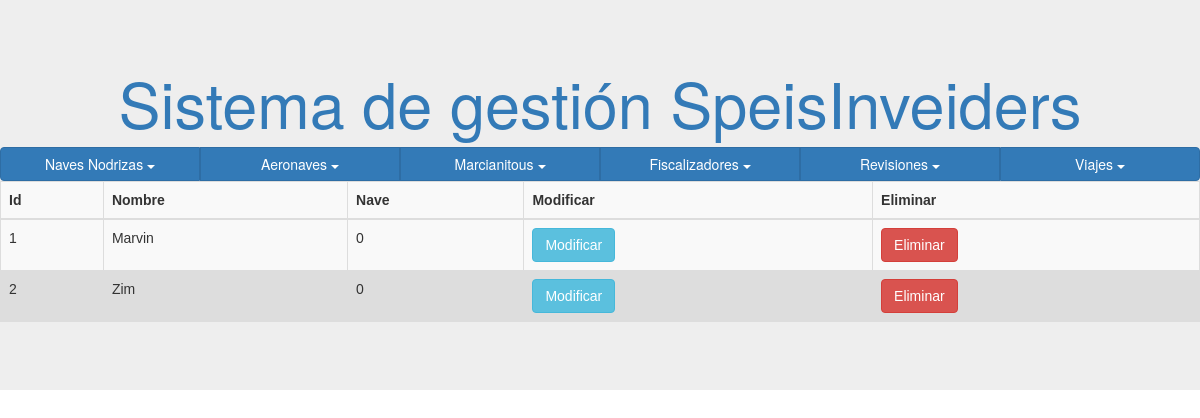
/lmar.php, run on an earlier commit of the app's database.
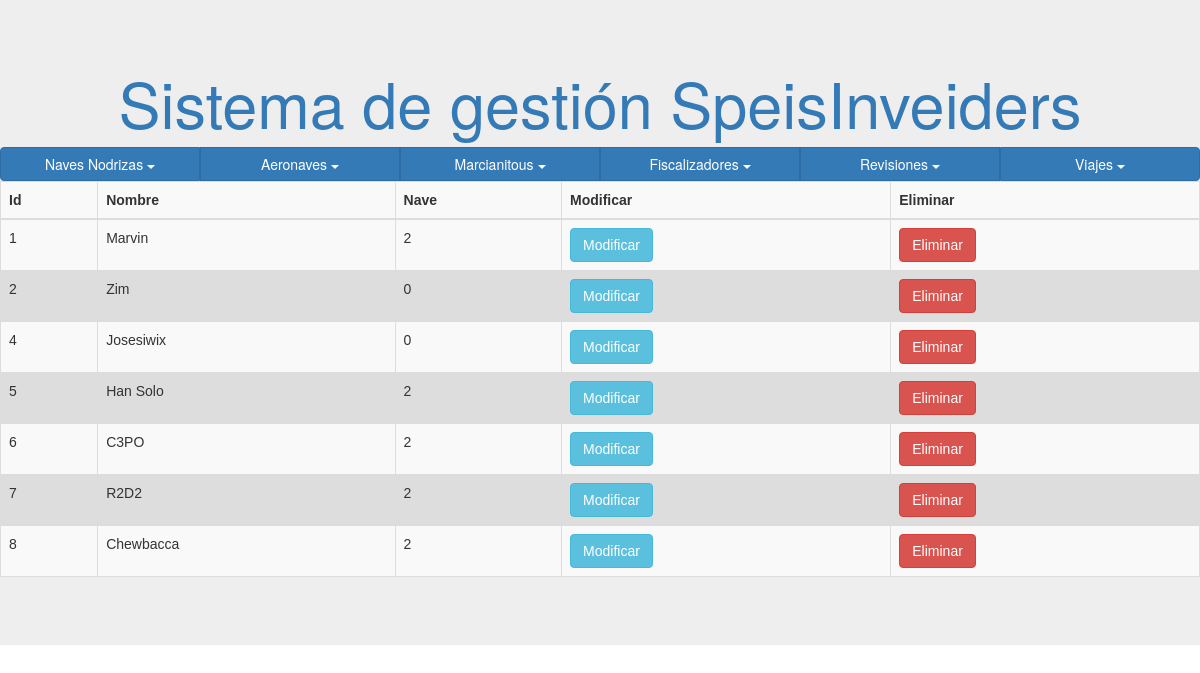
And on a later commit of the database.
### tables this page shows
CREATE TABLE `pasajero` (
  `id` int(11) NOT NULL,
  `nombre` text NOT NULL,
  `nave` int(11) DEFAULT '0'
);

### lmar.php (the view, shortened to what this page needs)
<!DOCTYPE html>
<?php
  include('conexion.php');
?>
<body>
<table class="table table-striped">
  <tr>
      <th>Id</th>
      <th>Nombre</th>
      <th>Nave</th>
      <th>Modificar</th>
      <th>Eliminar</th>
  </tr>
        <tbody>
        	<?php
            $results = "SELECT * FROM pasajero";
            $result = $link->query($results);
            while($row = $result->fetch_assoc()) {
            ?>
            <tr>
                <td><?php echo $row['id']?></td>
                <td><?php echo $row['nombre']?></td>
                <td><?php echo $row['nave']?></td>
                <td>
					<form method="POST" action="proc_mmar.php">
    					<input class="btn btn-info" type="submit" value="Modificar">
    				</form>
                </td>
                <td>
                	<form method="POST" action="proc_emar.php">
    					<input class="btn btn-danger" type="submit" value="Eliminar">
    				</form>
                </td>
            </tr>
            <?php
            }
            ?>
        </tbody>
    </table>
</body>
</html>

### lmar.php (style rules this page uses)
table { font-family: arial, sans-serif; border-collapse: collapse; width: 100%; }
td, th { border: 1px solid #dddddd; text-align: left; padding: 8px; }
tr:nth-child(even) { background-color: #dddddd; }

What changed in the data, as far as the page shows it:
changed pasajero "Marvin": nave "0" → "2"
added pasajero: id "4", nombre "Josesiwix", nave "0"
added pasajero: id "5", nombre "Han Solo", nave "2"
added pasajero: id "6", nombre "C3PO", nave "2"
added pasajero: id "7", nombre "R2D2", nave "2"
added pasajero: id "8", nombre "Chewbacca", nave "2"
